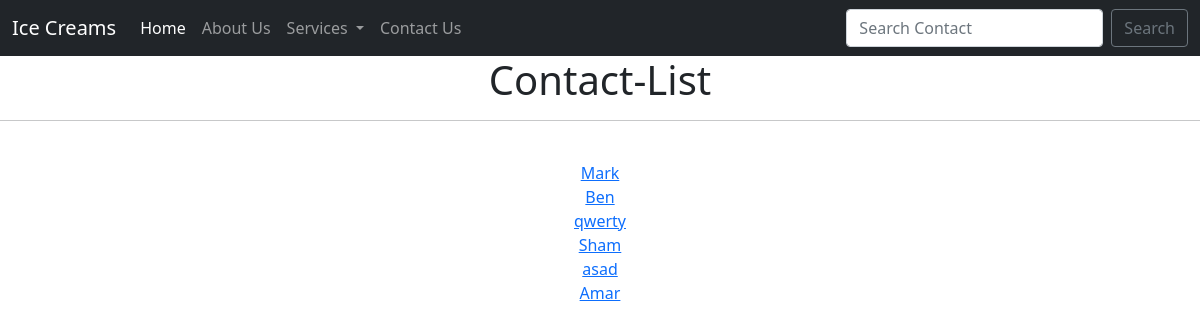
/contact_list, run on an earlier commit of the app's database.
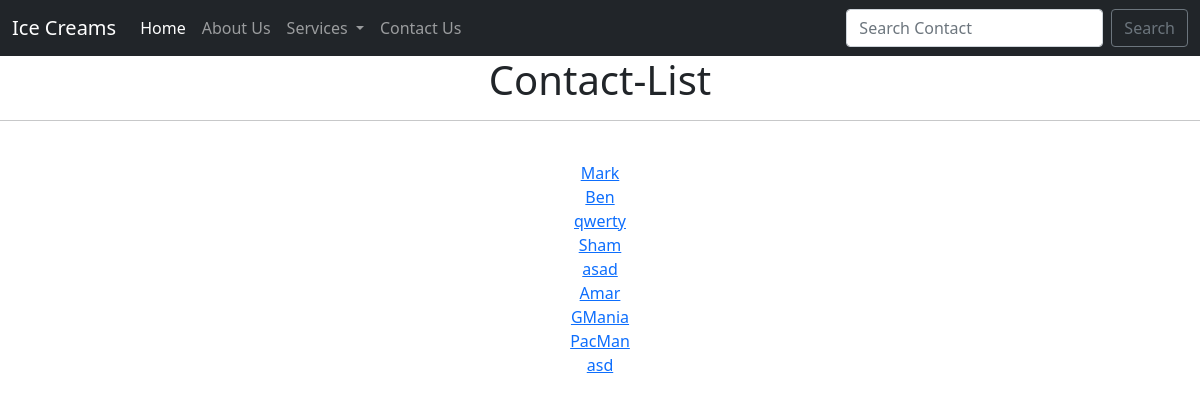
And on a later commit of the database.
### home/models.py (models this page shows)
class Contact(models.Model):
    name = models.CharField(max_length=122)
    email = models.CharField(max_length=122)
    phone = models.CharField(max_length=12)
    desc = models.TextField()
    date = models.DateField()
    def __str__(self):
        return self.name

### home/views.py (the view)
# urls.py: path('contact_list', views.contact_list_view, name ='contact_list'),
def contact_list_view(request):
    contact_list = Contact.objects.all()
    context={
        'contact_list': contact_list,
    }
    return render(request, 'contact_list.html', context )

### templates/contact_list.html (shortened to what this page needs)
{% extends 'base.html' %}
{% load static %}
{% block body %}
<center>
<h1>Contact-List </h1>
<hr/>
<br/>
{% for contact in contact_list %}
    <a href="{% url 'show_contact' contact.id%}">{{contact}}</a><br/>
{% endfor %}
</center>
{% endblock body %}

What changed in the data, as far as the page shows it:
added Contact: name "GMania"
added Contact: name "PacMan"
added Contact: name "asd"
